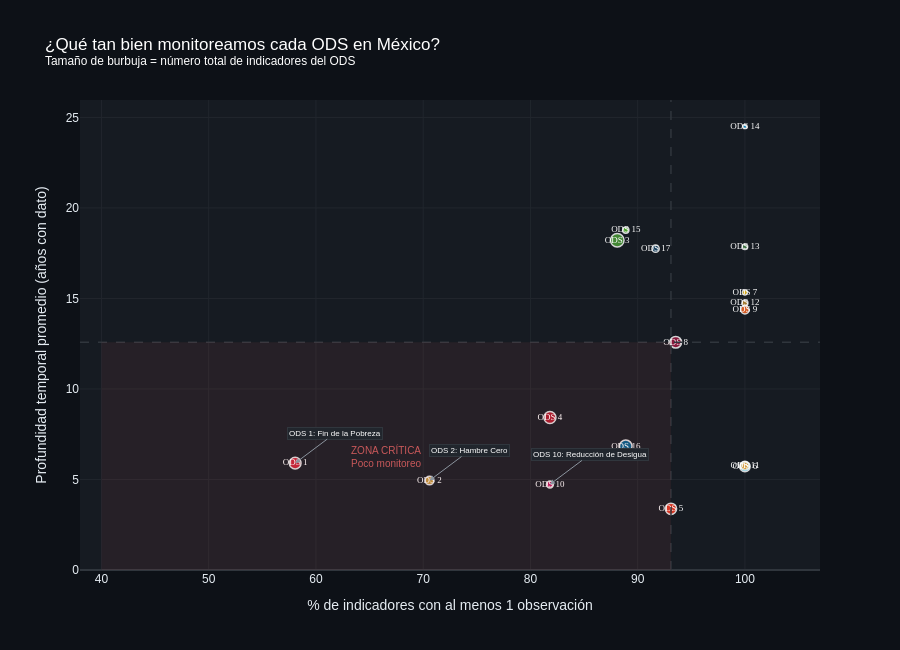

Notebook source saved alongside this figure:
### Markdown cell above
---
## ACTO 5 · Los ODS huérfanos
### Bubble chart interactivo: ¿Qué tan bien monitoreamos cada ODS?

Cada burbuja es un ODS. Su tamaño representa cuántos indicadores tiene.  
Su posición muestra cuántos datos reales tiene.  
> Pasa el cursor sobre cualquier burbuja para ver todos los detalles. Usa el zoom con scroll.

### Code cell
# ── Preparar datos de burbuja ──────────────────────────────────────────────────
obs_reales = largo.groupby('ods_number').agg(
    total_obs=('valor', 'count'),
    n_indicadores_con_dato=('indicator_id', 'nunique')
).reset_index()

bubble = cob.merge(obs_reales, on='ods_number', how='left').fillna(0)
bubble['urgencia'] = (
    (100 - bubble['pct_cargados']) * 0.5 +
    (20 - bubble['obs_promedio'].clip(0, 20)) * 2.5
)
bubble['ods_n'] = bubble['ods_number'].astype(int)

hover_bubble = [
    f"<b>ODS {int(row['ods_number'])}: {ODS_NAMES[int(row['ods_number'])]}</b><br>"
    f"Indicadores totales: {int(row['total'])}<br>"
    f"Con datos: {int(row['cargados'])} ({row['pct_cargados']:.0f}%)<br>"
    f"Obs. promedio: {row['obs_promedio']:.1f} años<br>"
    f"Observaciones reales: {int(row['total_obs']):,}<br>"
    f"Score de urgencia: {row['urgencia']:.1f}"
    for _, row in bubble.iterrows()
]

fig = go.Figure()

fig.add_trace(go.Scatter(
    x=bubble['pct_cargados'].tolist(),
    y=bubble['obs_promedio'].tolist(),
    mode='markers+text',
    marker=dict(
        size=[t * 2.2 for t in bubble['total'].tolist()],
        sizemode='area',
        color=bubble['color'].tolist(),
        line=dict(width=1.5, color='white'),
        opacity=0.82,
    ),
    text=[f'ODS {n}' for n in bubble['ods_n'].tolist()],
    textposition='middle center',
    textfont=dict(size=9, color='white', family='Arial Black'),
    customdata=hover_bubble,
    hovertemplate='%{customdata}<extra></extra>',
    name='ODS',
))

# Cuadrantes de urgencia
med_x = bubble['pct_cargados'].median()
med_y = bubble['obs_promedio'].median()

fig.add_vline(x=med_x, line_dash='dash', line_color='#30363D', line_width=1.5)
fig.add_hline(y=med_y, line_dash='dash', line_color='#30363D', line_width=1.5)

fig.add_shape(type='rect',
    x0=40, x1=med_x, y0=0, y1=med_y,
    fillcolor='rgba(255,107,107,0.07)',
    line_width=0,
)
fig.add_annotation(
    x=(40 + med_x) / 2, y=med_y / 2,
    text='ZONA CRÍTICA<br>Poco monitoreo',
    font=dict(color='#FF6B6B', size=10),
    showarrow=False,
    opacity=0.75,
)

# Anotaciones para los ODS más urgentes
top_urgentes = bubble.sort_values('urgencia', ascending=False).head(3)
for _, row in top_urgentes.iterrows():
    fig.add_annotation(
        x=row['pct_cargados'], y=row['obs_promedio'],
        text=f"ODS {int(row['ods_number'])}: {ODS_NAMES[int(row['ods_number'])][:20]}",
        showarrow=True, arrowhead=2, arrowcolor='#8B949E', arrowwidth=1,
        ax=40, ay=-30,
        font=dict(color='white', size=8),
        bgcolor='#21262D', bordercolor='#30363D', borderwidth=1,
    )

fig.update_layout(
    title=dict(
        text='¿Qué tan bien monitoreamos cada ODS en México?<br>'
             '<sup>Tamaño de burbuja = número total de indicadores del ODS</sup>',
        font=dict(size=17, color='white'),
    ),
    xaxis=dict(
        title='% de indicadores con al menos 1 observación',
        gridcolor='#21262D', zerolinecolor='#30363D',
        range=[38, 107],
    ),
    yaxis=dict(
        title='Profundidad temporal promedio (años con dato)',
        gridcolor='#21262D', zerolinecolor='#30363D',
    ),
    **DARK_LAYOUT,
    height=650,
    showlegend=False,
)
fig.show()

### Figure 1 — Plotly figure (JSON) as saved in the notebook; plotly's stock layout.template omitted (floating-point values rounded to 4 significant figures)
{"data": [{"customdata": ["<b>ODS 1: Fin de la Pobreza</b><br>Indicadores totales: 31<br>Con datos: 18 (58%)<br>Obs. promedio: 5.9 años<br>Observaciones reales: 183<br>Score de urgencia: 56.2", "<b>ODS 2: Hambre Cero</b><br>Indicadores totales: 17<br>Con datos: 12 (71%)<br>Obs. promedio: 4.9 años<br>Observaciones reales: 84<br>Score de urgencia: 52.4", "<b>ODS 3: Salud y Bienestar</b><br>Indicadores totales: 42<br>Con datos: 37 (88%)<br>Obs. promedio: 18.2 años<br>Observaciones reales: 765<br>Score de urgencia: 10.4", "<b>ODS 4: Educación de Calidad</b><br>Indicadores totales: 33<br>Con datos: 27 (82%)<br>Obs. promedio: 8.4 años<br>Observaciones reales: 278<br>Score de urgencia: 38.0", "<b>ODS 5: Igualdad de Género</b><br>Indicadores totales: 29<br>Con datos: 27 (93%)<br>Obs. promedio: 3.4 años<br>Observaciones reales: 132<br>Score de urgencia: 45.0", "<b>ODS 6: Agua Limpia</b><br>Indicadores totales: 25<br>Con datos: 25 (100%)<br>Obs. promedio: 5.7 años<br>Observaciones reales: 143<br>Score de urgencia: 35.7", "<b>ODS 7: Energía Asequible</b><br>Indicadores totales: 6<br>Con datos: 6 (100%)<br>Obs. promedio: 15.3 años<br>Observaciones reales: 92<br>Score de urgencia: 11.7", "<b>ODS 8: Trabajo Decente</b><br>Indicadores totales: 31<br>Con datos: 29 (94%)<br>Obs. promedio: 12.6 años<br>Observaciones reales: 468<br>Score de urgencia: 21.8", "<b>ODS 9: Industria e Innovación</b><br>Indicadores totales: 16<br>Con datos: 16 (100%)<br>Obs. promedio: 14.4 años<br>Observaciones reales: 230<br>Score de urgencia: 14.1", "<b>ODS 10: Reducción de Desigualdades</b><br>Indicadores totales: 11<br>Con datos: 9 (82%)<br>Obs. promedio: 4.7 años<br>Observaciones reales: 52<br>Score de urgencia: 47.3", "<b>ODS 11: Ciudades Sostenibles</b><br>Indicadores totales: 16<br>Con datos: 16 (100%)<br>Obs. promedio: 5.8 años<br>Observaciones reales: 92<br>Score de urgencia: 35.6", "<b>ODS 12: Producción Responsable</b><br>Indicadores totales: 8<br>Con datos: 8 (100%)<br>Obs. promedio: 14.8 años<br>Observaciones reales: 118<br>Score de urgencia: 13.1", "<b>ODS 13: Acción por el Clima</b><br>Indicadores totales: 7<br>Con datos: 7 (100%)<br>Obs. promedio: 17.9 años<br>Observaciones reales: 125<br>Score de urgencia: 5.4", "<b>ODS 14: Vida Submarina</b><br>Indicadores totales: 4<br>Con datos: 4 (100%)<br>Obs. promedio: 24.5 años<br>Observaciones reales: 98<br>Score de urgencia: 0.0", "<b>ODS 15: Vida de Ecosistemas</b><br>Indicadores totales: 9<br>Con datos: 8 (89%)<br>Obs. promedio: 18.8 años<br>Observaciones reales: 169<br>Score de urgencia: 8.6", "<b>ODS 16: Paz y Justicia</b><br>Indicadores totales: 36<br>Con datos: 32 (89%)<br>Obs. promedio: 6.8 años<br>Observaciones reales: 246<br>Score de urgencia: 38.5", "<b>ODS 17: Alianzas</b><br>Indicadores totales: 12<br>Con datos: 11 (92%)<br>Obs. promedio: 17.8 años<br>Observaciones reales: 336<br>Score de urgencia: 9.8"], "hovertemplate": "%{customdata}<extra></extra>", "marker": {"color": ["#E5243B", "#DDA63A", "#4C9F38", "#C5192D", "#FF3A21", "#26BDE2", "#FCC30B", "#A21942", "#FD6925", "#DD1367", "#FD9D24", "#BF8B2E", "#3F7E44", "#0A97D9", "#56C02B", "#00689D", "#19486A"], "line": {"color": "white", "width": 1.5}, "opacity": 0.82, "size": [68.2, 37.4, 92.4, 72.6, 63.8, 55.0, 13.2, 68.2, 35.2, 24.2, 35.2, 17.6, 15.4, 8.8, 19.8, 79.2, 26.4], "sizemode": "area"}, "mode": "markers+text", "name": "ODS", "text": ["ODS 1", "ODS 2", "ODS 3", "ODS 4", "ODS 5", "ODS 6", "ODS 7", "ODS 8", "ODS 9", "ODS 10", "ODS 11", "ODS 12", "ODS 13", "ODS 14", "ODS 15", "ODS 16", "ODS 17"], "textfont": {"color": "white", "family": "Arial Black", "size": 9}, "textposition": "middle center", "type": "scatter", "x": [58.06, 70.59, 88.1, 81.82, 93.1, 100, 100, 93.55, 100, 81.82, 100, 100, 100, 100, 88.89, 88.89, 91.67], "y": [5.903, 4.941, 18.21, 8.424, 3.379, 5.72, 15.33, 12.58, 14.38, 4.727, 5.75, 14.75, 17.86, 24.5, 18.78, 6.833, 17.75]}], "layout": {"annotations": [{"font": {"color": "#FF6B6B", "size": 10}, "opacity": 0.75, "showarrow": false, "text": "ZONA CRÍTICA<br>Poco monitoreo", "x": 66.55, "y": 6.29}, {"arrowcolor": "#8B949E", "arrowhead": 2, "arrowwidth": 1, "ax": 40, "ay": -30, "bgcolor": "#21262D", "bordercolor": "#30363D", "borderwidth": 1, "font": {"color": "white", "size": 8}, "showarrow": true, "text": "ODS 1: Fin de la Pobreza", "x": 58.06, "y": 5.903}, {"arrowcolor": "#8B949E", "arrowhead": 2, "arrowwidth": 1, "ax": 40, "ay": -30, "bgcolor": "#21262D", "bordercolor": "#30363D", "borderwidth": 1, "font": {"color": "white", "size": 8}, "showarrow": true, "text": "ODS 2: Hambre Cero", "x": 70.59, "y": 4.941}, {"arrowcolor": "#8B949E", "arrowhead": 2, "arrowwidth": 1, "ax": 40, "ay": -30, "bgcolor": "#21262D", "bordercolor": "#30363D", "borderwidth": 1, "font": {"color": "white", "size": 8}, "showarrow": true, "text": "ODS 10: Reducción de Desigua", "x": 81.82, "y": 4.727}], "font": {"color": "#E6EDF3", "family": "Arial"}, "height": 650, "paper_bgcolor": "#0D1117", "plot_bgcolor": "#161B22", "shapes": [{"line": {"color": "#30363D", "dash": "dash", "width": 1.5}, "type": "line", "x0": 93.1, "x1": 93.1, "xref": "x", "y0": 0, "y1": 1, "yref": "y domain"}, {"line": {"color": "#30363D", "dash": "dash", "width": 1.5}, "type": "line", "x0": 0, "x1": 1, "xref": "x domain", "y0": 12.58, "y1": 12.58, "yref": "y"}, {"fillcolor": "rgba(255,107,107,0.07)", "line": {"width": 0}, "type": "rect", "x0": 40, "x1": 93.1, "y0": 0, "y1": 12.58}], "showlegend": false, "title": {"font": {"color": "white", "size": 17}, "text": "¿Qué tan bien monitoreamos cada ODS en México?<br><sup>Tamaño de burbuja = número total de indicadores del ODS</sup>"}, "xaxis": {"gridcolor": "#21262D", "range": [38, 107], "title": {"text": "% de indicadores con al menos 1 observación"}, "zerolinecolor": "#30363D"}, "yaxis": {"gridcolor": "#21262D", "title": {"text": "Profundidad temporal promedio (años con dato)"}, "zerolinecolor": "#30363D"}}}
